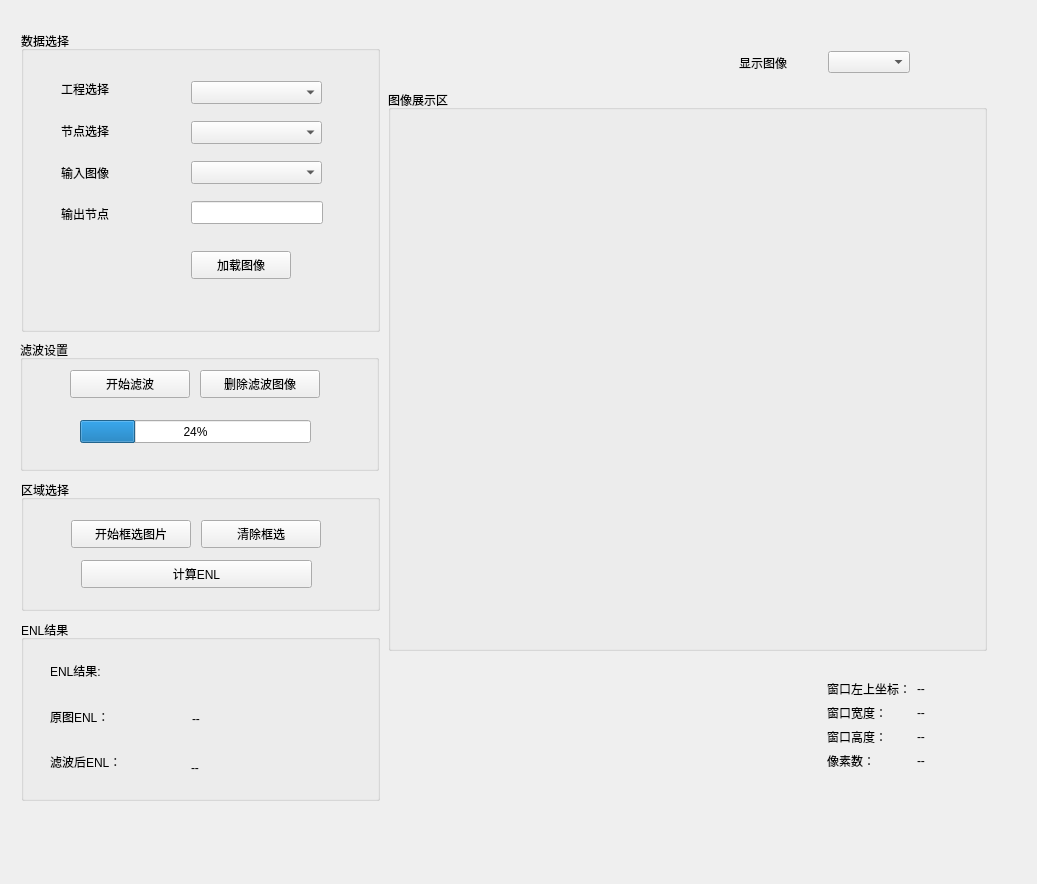
<?xml version="1.0" encoding="UTF-8"?>
<ui version="4.0">
 <class>SpeckleDenoise</class>
 <widget class="QWidget" name="SpeckleDenoise">
  <property name="geometry">
   <rect>
    <x>0</x>
    <y>0</y>
    <width>1037</width>
    <height>884</height>
   </rect>
  </property>
  <property name="windowTitle">
   <string>Speckle Denoise</string>
  </property>
  <widget class="QWidget" name="layoutWidget">
   <property name="geometry">
    <rect>
     <x>20</x>
     <y>30</y>
     <width>971</width>
     <height>781</height>
    </rect>
   </property>
   <layout class="QHBoxLayout" name="horizontalLayout" stretch="3,5">
    <item>
     <widget class="QWidget" name="LeftPanel" native="true">
      <property name="styleSheet">
       <string notr="true"/>
      </property>
      <widget class="QGroupBox" name="roiGroup">
       <property name="geometry">
        <rect>
         <x>1</x>
         <y>450</y>
         <width>359</width>
         <height>131</height>
        </rect>
       </property>
       <property name="title">
        <string>区域选择</string>
       </property>
       <widget class="QWidget" name="widget" native="true">
        <property name="geometry">
         <rect>
          <x>10</x>
          <y>30</y>
          <width>341</width>
          <height>101</height>
         </rect>
        </property>
        <widget class="QPushButton" name="startRoiButton">
         <property name="geometry">
          <rect>
           <x>40</x>
           <y>10</y>
           <width>120</width>
           <height>28</height>
          </rect>
         </property>
         <property name="text">
          <string>开始框选图片</string>
         </property>
        </widget>
        <widget class="QPushButton" name="clearRoiButton">
         <property name="geometry">
          <rect>
           <x>170</x>
           <y>10</y>
           <width>120</width>
           <height>28</height>
          </rect>
         </property>
         <property name="text">
          <string>清除框选</string>
         </property>
        </widget>
        <widget class="QPushButton" name="calculateEnlButton">
         <property name="geometry">
          <rect>
           <x>50</x>
           <y>50</y>
           <width>231</width>
           <height>28</height>
          </rect>
         </property>
         <property name="text">
          <string>计算ENL</string>
         </property>
        </widget>
       </widget>
      </widget>
      <widget class="QGroupBox" name="dataGroup">
       <property name="geometry">
        <rect>
         <x>1</x>
         <y>1</y>
         <width>359</width>
         <height>301</height>
        </rect>
       </property>
       <property name="title">
        <string>数据选择</string>
       </property>
       <widget class="QWidget" name="dataWidget" native="true">
        <property name="geometry">
         <rect>
          <x>0</x>
          <y>20</y>
          <width>341</width>
          <height>261</height>
         </rect>
        </property>
        <widget class="QLineEdit" name="NodeWindowSpinBox">
         <property name="geometry">
          <rect>
           <x>170</x>
           <y>150</y>
           <width>132</width>
           <height>23</height>
          </rect>
         </property>
        </widget>
        <widget class="QComboBox" name="inputImageComboBox">
         <property name="geometry">
          <rect>
           <x>170</x>
           <y>110</y>
           <width>131</width>
           <height>23</height>
          </rect>
         </property>
        </widget>
        <widget class="QComboBox" name="projectComboBox">
         <property name="geometry">
          <rect>
           <x>170</x>
           <y>30</y>
           <width>131</width>
           <height>23</height>
          </rect>
         </property>
        </widget>
        <widget class="QPushButton" name="loadImageButton">
         <property name="geometry">
          <rect>
           <x>170</x>
           <y>200</y>
           <width>100</width>
           <height>28</height>
          </rect>
         </property>
         <property name="text">
          <string>加载图像</string>
         </property>
        </widget>
        <widget class="QComboBox" name="nodeComboBox">
         <property name="geometry">
          <rect>
           <x>170</x>
           <y>70</y>
           <width>131</width>
           <height>23</height>
          </rect>
         </property>
        </widget>
        <widget class="QWidget" name="layoutWidget">
         <property name="geometry">
          <rect>
           <x>40</x>
           <y>20</y>
           <width>81</width>
           <height>161</height>
          </rect>
         </property>
         <layout class="QVBoxLayout" name="verticalLayout">
          <item>
           <widget class="QLabel" name="projectLabel">
            <property name="text">
             <string>工程选择</string>
            </property>
           </widget>
          </item>
          <item>
           <widget class="QLabel" name="NodeLabel">
            <property name="text">
             <string>节点选择</string>
            </property>
           </widget>
          </item>
          <item>
           <widget class="QLabel" name="inputImageLabel">
            <property name="text">
             <string>输入图像</string>
            </property>
           </widget>
          </item>
          <item>
           <widget class="QLabel" name="inputNodeLabel">
            <property name="text">
             <string>输出节点</string>
            </property>
           </widget>
          </item>
         </layout>
        </widget>
       </widget>
      </widget>
      <widget class="QGroupBox" name="enlGroup">
       <property name="geometry">
        <rect>
         <x>1</x>
         <y>590</y>
         <width>359</width>
         <height>181</height>
        </rect>
       </property>
       <property name="title">
        <string>ENL结果</string>
       </property>
       <widget class="QWidget" name="enlWidget&#10;" native="true">
        <property name="geometry">
         <rect>
          <x>10</x>
          <y>20</y>
          <width>341</width>
          <height>151</height>
         </rect>
        </property>
        <widget class="QLabel" name="originalEnlValueLabel">
         <property name="geometry">
          <rect>
           <x>161</x>
           <y>71</y>
           <width>131</width>
           <height>16</height>
          </rect>
         </property>
         <property name="text">
          <string>--</string>
         </property>
        </widget>
        <widget class="QLabel" name="filteredEnlValueLabel">
         <property name="geometry">
          <rect>
           <x>160</x>
           <y>120</y>
           <width>131</width>
           <height>16</height>
          </rect>
         </property>
         <property name="text">
          <string>--</string>
         </property>
        </widget>
        <widget class="QWidget" name="layoutWidget">
         <property name="geometry">
          <rect>
           <x>19</x>
           <y>11</y>
           <width>101</width>
           <height>131</height>
          </rect>
         </property>
         <layout class="QVBoxLayout" name="verticalLayout_3">
          <item>
           <widget class="QLabel" name="enlTitleLabel">
            <property name="text">
             <string>ENL结果:</string>
            </property>
           </widget>
          </item>
          <item>
           <widget class="QLabel" name="originalEnlLabel">
            <property name="text">
             <string>原图ENL：</string>
            </property>
           </widget>
          </item>
          <item>
           <widget class="QLabel" name="filteredEnlLabel">
            <property name="text">
             <string>滤波后ENL：</string>
            </property>
           </widget>
          </item>
         </layout>
        </widget>
       </widget>
      </widget>
      <widget class="QGroupBox" name="filterGroup">
       <property name="geometry">
        <rect>
         <x>0</x>
         <y>310</y>
         <width>359</width>
         <height>131</height>
        </rect>
       </property>
       <property name="title">
        <string>滤波设置</string>
       </property>
       <widget class="QWidget" name="widget_2" native="true">
        <property name="geometry">
         <rect>
          <x>40</x>
          <y>20</y>
          <width>281</width>
          <height>51</height>
         </rect>
        </property>
        <widget class="QPushButton" name="runFilterButton">
         <property name="geometry">
          <rect>
           <x>10</x>
           <y>10</y>
           <width>120</width>
           <height>28</height>
          </rect>
         </property>
         <property name="text">
          <string>开始滤波</string>
         </property>
        </widget>
        <widget class="QPushButton" name="deleteFilterButton">
         <property name="geometry">
          <rect>
           <x>140</x>
           <y>10</y>
           <width>120</width>
           <height>28</height>
          </rect>
         </property>
         <property name="text">
          <string>删除滤波图像</string>
         </property>
        </widget>
       </widget>
       <widget class="QProgressBar" name="FilterProgressBar">
        <property name="geometry">
         <rect>
          <x>60</x>
          <y>80</y>
          <width>231</width>
          <height>23</height>
         </rect>
        </property>
        <property name="value">
         <number>24</number>
        </property>
       </widget>
      </widget>
     </widget>
    </item>
    <item>
     <widget class="QWidget" name="RightPanel" native="true">
      <widget class="QWidget" name="imageToolbarWidget" native="true">
       <property name="geometry">
        <rect>
         <x>1</x>
         <y>1</y>
         <width>599</width>
         <height>51</height>
        </rect>
       </property>
       <widget class="QWidget" name="layoutWidget">
        <property name="geometry">
         <rect>
          <x>350</x>
          <y>20</y>
          <width>171</width>
          <height>23</height>
         </rect>
        </property>
        <layout class="QHBoxLayout" name="horizontalLayout_3">
         <item>
          <widget class="QLabel" name="imageTypeLabel">
           <property name="text">
            <string>显示图像</string>
           </property>
          </widget>
         </item>
         <item>
          <widget class="QComboBox" name="imageTypeComboBox"/>
         </item>
        </layout>
       </widget>
      </widget>
      <widget class="QGroupBox" name="imageDisplayGroup">
       <property name="geometry">
        <rect>
         <x>0</x>
         <y>60</y>
         <width>599</width>
         <height>561</height>
        </rect>
       </property>
       <property name="title">
        <string>图像展示区</string>
       </property>
       <widget class="QWidget" name="imageDisplayWidget" native="true">
        <property name="geometry">
         <rect>
          <x>20</x>
          <y>40</y>
          <width>561</width>
          <height>491</height>
         </rect>
        </property>
       </widget>
      </widget>
      <widget class="QWidget" name="layoutWidget">
       <property name="geometry">
        <rect>
         <x>439</x>
         <y>650</y>
         <width>141</width>
         <height>101</height>
        </rect>
       </property>
       <layout class="QFormLayout" name="formLayout">
        <item row="0" column="0">
         <widget class="QLabel" name="roiTopLeftLabel">
          <property name="text">
           <string>窗口左上坐标：</string>
          </property>
         </widget>
        </item>
        <item row="0" column="1">
         <widget class="QLabel" name="roiTopLeftValueLabel">
          <property name="text">
           <string>--</string>
          </property>
         </widget>
        </item>
        <item row="1" column="0">
         <widget class="QLabel" name="roiWidthLabel">
          <property name="text">
           <string>窗口宽度：</string>
          </property>
         </widget>
        </item>
        <item row="1" column="1">
         <widget class="QLabel" name="label_4">
          <property name="text">
           <string>--</string>
          </property>
         </widget>
        </item>
        <item row="2" column="0">
         <widget class="QLabel" name="roiHeightLabel">
          <property name="text">
           <string>窗口高度：</string>
          </property>
         </widget>
        </item>
        <item row="2" column="1">
         <widget class="QLabel" name="roiHeightValueLabel">
          <property name="text">
           <string>--</string>
          </property>
         </widget>
        </item>
        <item row="3" column="0">
         <widget class="QLabel" name="roiPixelCountLabel">
          <property name="text">
           <string>像素数：</string>
          </property>
         </widget>
        </item>
        <item row="3" column="1">
         <widget class="QLabel" name="roiPixelCountValueLabel">
          <property name="text">
           <string>--</string>
          </property>
         </widget>
        </item>
       </layout>
      </widget>
     </widget>
    </item>
   </layout>
  </widget>
 </widget>
 <resources/>
 <connections/>
</ui>
